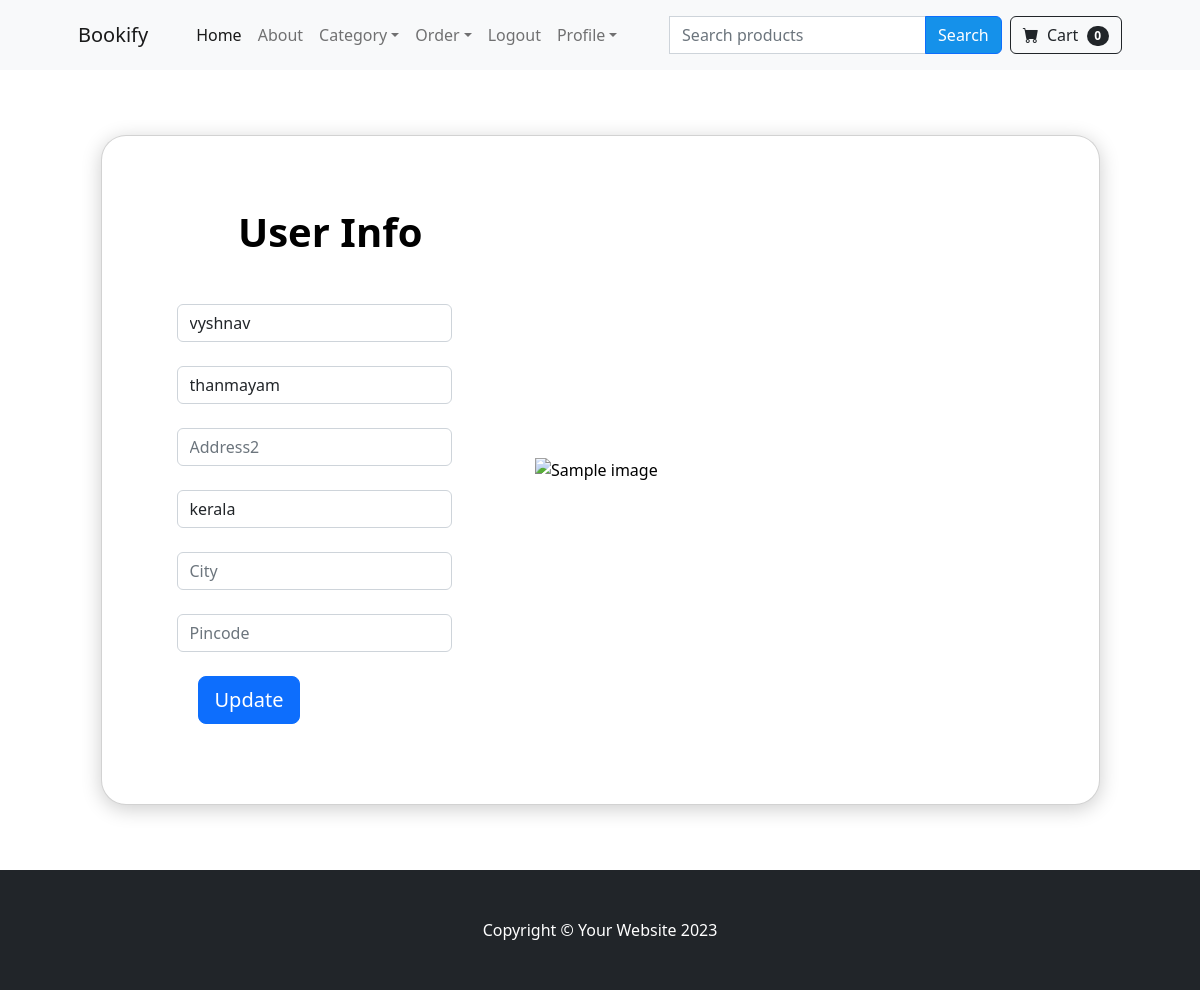
/update_profile/ (signed in), run on the app's committed database.
### store/models.py (models this page shows)
class Profile(models.Model):
    user = models.OneToOneField(User, on_delete=models.CASCADE)
    modified_date = models.DateTimeField(auto_now=True)
    phone = models.CharField(max_length=10, null=True,blank=True)  # User's phone number (optional)
    address1 = models.CharField(max_length=50, null=True, blank=True)  # First line of address (optional)
    address2 = models.CharField(max_length=50, null=True, blank=True)  # Second line of address (optional)
    city = models.CharField(max_length=50, null=True, blank=True)  # User's city (optional)
    state = models.CharField(max_length=50, null=True, blank=True)  # User's state (optional)
    pincode = models.CharField(max_length=50, null=True, blank=True)  # Postal code (optional)
    old_cart = models.CharField(max_length=200, blank =True)
    def __str__(self):
        return self.user.username

### store/views.py (the view)
# urls.py: path('update_profile/', views.update_profile , name='update_profile'),
def update_profile(request):
    if request.user.is_authenticated:
        current_user = request.user
        profile = Profile.objects.get(user=current_user)  # Fetch the Profile instance
        form = UserInfoUpdateForm(request.POST or None, instance=profile)  # Bind the form to the Profile instance
        if form.is_valid():
            form.save()  # Save the Profile instance
            messages.success(request, 'Your Information has been updated!!')
            return redirect('home')
        return render(request, 'update_profile_info.html', {'form': form, 'profile': profile})
    else:
        return redirect('login')

### store/forms.py
class UserInfoUpdateForm(forms.ModelForm):
    phone = forms.CharField(required=False)  # Set required to False
    address1 = forms.CharField(required=False)  # Set required to False
    address2 = forms.CharField(required=False)  # Set required to False
    state = forms.CharField(required=False)  # Set required to False
    city = forms.CharField(required=False)  # Set required to False
    pincode = forms.CharField(required=False)  # Set required to False
    class Meta:
        model = Profile
        fields = ['phone','address1', 'address2', 'state', 'city', 'pincode']

### cart/cart.py (called while the page is built)
    def __len__(self):
        return len(self.cart)

### cart/context_processors.py (called while the page is built)
def cart(request):
    return {'cart': Cart(request)}

### store/templates/update_profile_info.html (shortened to what this page needs)
{% extends "base.html" %}
{% load static %}
{% block content %}
<div class="container ">
    <form method="POST" enctype="multipart/form-data">
        <section class="vh-100">
            <div class="container h-100">
                <div class="row d-flex justify-content-center align-items-center h-100">
                    <div class="col-lg-12 col-xl-11">
                        <div class="card text-black" style="border-radius: 25px; box-shadow: 0 4px 20px rgba(0, 0, 0, 0.2);">
                            <div class="card-body p-md-5">
                                <div class="row justify-content-center">
                                    <div class="col-md-10 col-lg-6 col-xl-5 order-2 order-lg-1">
                                        <p class="text-center h1 fw-bold mb-5 mx-1 mx-md-4 mt-4">User Info</p>
                                        <div class="mx-1 mx-md-4">
                                            <div class="d-flex flex-row align-items-center mb-4">
                                                <div data-mdb-input-init class="form-outline flex-fill mb-0">
                                                    <input type="text" id="phone" name="phone" class="form-control"  placeholder='Phone' value='{% if profile.phone %}{{profile}} {% endif %}' />
                                                </div>
                                            </div>
                                            <div class="d-flex flex-row align-items-center mb-4">
                                                <div data-mdb-input-init class="form-outline flex-fill mb-0">
                                                    <input type="text" id="address1" name="address1" class="form-control"   placeholder='Address1' value='{% if profile.address1 %}{{profile.address1}}{% endif %}' />
                                                </div>
                                            </div>
                                            <div class="d-flex flex-row align-items-center mb-4">
                                                <div data-mdb-input-init class="form-outline flex-fill mb-0">
                                                    <input type="text" id="address2" name="address2" class="form-control"  placeholder='Address2' value='{% if profile.address2 %}{{profile.address2}}{% endif %}'/>
                                                </div>
                                            </div>
                                            <div class="d-flex flex-row align-items-center mb-4">
                                                <div data-mdb-input-init class="form-outline flex-fill mb-0">
                                                    <input type="text" id="state" name="state" class="form-control"  placeholder='State' value='{% if profile.state %}{{profile.state}}{% endif %}'/>
                                                </div>
                                            </div>
                                            <div class="d-flex flex-row align-items-center mb-4">
                                                <div data-mdb-input-init class="form-outline flex-fill mb-0">
                                                    <input type="text" id="city" name="city" class="form-control"  placeholder='City' value='{% if profile.city %}{{profile.city}} {% endif %}'/>
                                                </div>
                                            </div>
                                            <div class="d-flex flex-row align-items-center mb-4">
                                                <div data-mdb-input-init class="form-outline flex-fill mb-0">
                                                    <input type="text" id="pincode" name="pincode" class="form-control"  placeholder='Pincode' value='{% if profile.pincode %} {{profile.pincode}} {% endif %}'/>
                                                </div>
                                            </div>
                                            <div class= 'buttons' style='display: flex; height: 80px'>
                                            <div class="d-flex justify-content-center mx-4 mb-3 mb-lg-4">
                                                <a href="{% url 'update_profile' %}">
                                                <button type="submit" class="btn btn-primary btn-lg">Update</button>
                                            </a>
                                            </div>
                                        </div>
                                    </div>
                                    </div>
                                    <div class="col-md-10 col-lg-6 col-xl-7 d-flex align-items-center order-1 order-lg-2">
                                        <img src="https://mdbcdn.b-cdn.net/img/Photos/new-templates/bootstrap-registration/draw1.webp"
                                            class="img-fluid" alt="Sample image">
                                    </div>
                                </div>
                            </div>
                        </div>
                    </div>
                </div>
            </div>
        </section>
    </form>
</div>
{% endblock %}

### data on the page
Profile: phone "vyshnav", address1 "thanmayam", state "kerala"

### other printed values
{{ cart|length }} "0"
